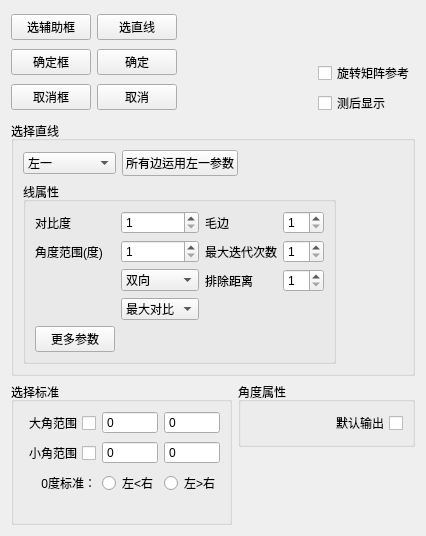
<?xml version="1.0" encoding="UTF-8"?>
<ui version="4.0">
 <class>polarWdg</class>
 <widget class="QWidget" name="polarWdg">
  <property name="geometry">
   <rect>
    <x>0</x>
    <y>0</y>
    <width>426</width>
    <height>536</height>
   </rect>
  </property>
  <property name="windowTitle">
   <string>polarWdg</string>
  </property>
  <layout class="QGridLayout" name="gridLayout_7">
   <item row="0" column="0">
    <layout class="QGridLayout" name="gridLayout_6">
     <item row="0" column="0" colspan="2">
      <layout class="QHBoxLayout" name="horizontalLayout">
       <item>
        <layout class="QVBoxLayout" name="verticalLayout_2">
         <item>
          <widget class="QPushButton" name="bt_selectAssistRect">
           <property name="toolTip">
            <string>用于快速定位到两边的直线选框</string>
           </property>
           <property name="text">
            <string>选辅助框</string>
           </property>
          </widget>
         </item>
         <item>
          <widget class="QPushButton" name="bt_ensureAssistRect">
           <property name="text">
            <string>确定框</string>
           </property>
          </widget>
         </item>
         <item>
          <widget class="QPushButton" name="bt_cancelAssistRect">
           <property name="text">
            <string>取消框</string>
           </property>
          </widget>
         </item>
        </layout>
       </item>
       <item>
        <layout class="QVBoxLayout" name="verticalLayout">
         <item>
          <widget class="QPushButton" name="bt_select">
           <property name="text">
            <string>选直线</string>
           </property>
          </widget>
         </item>
         <item>
          <widget class="QPushButton" name="bt_ensure">
           <property name="text">
            <string>确定</string>
           </property>
          </widget>
         </item>
         <item>
          <widget class="QPushButton" name="bt_cancel">
           <property name="text">
            <string>取消</string>
           </property>
          </widget>
         </item>
        </layout>
       </item>
       <item>
        <spacer name="horizontalSpacer_7">
         <property name="orientation">
          <enum>Qt::Horizontal</enum>
         </property>
         <property name="sizeHint" stdset="0">
          <size>
           <width>123</width>
           <height>20</height>
          </size>
         </property>
        </spacer>
       </item>
      </layout>
     </item>
     <item row="0" column="2">
      <layout class="QVBoxLayout" name="verticalLayout_3">
       <item>
        <spacer name="verticalSpacer_2">
         <property name="orientation">
          <enum>Qt::Vertical</enum>
         </property>
         <property name="sizeHint" stdset="0">
          <size>
           <width>20</width>
           <height>73</height>
          </size>
         </property>
        </spacer>
       </item>
       <item>
        <widget class="QCheckBox" name="cb_matrixRefer">
         <property name="text">
          <string>旋转矩阵参考</string>
         </property>
        </widget>
       </item>
       <item>
        <widget class="QCheckBox" name="cb_dispAfterDet">
         <property name="text">
          <string>测后显示</string>
         </property>
        </widget>
       </item>
      </layout>
     </item>
     <item row="1" column="0" colspan="3">
      <widget class="QGroupBox" name="groupBox_2">
       <property name="title">
        <string>选择直线</string>
       </property>
       <layout class="QGridLayout" name="gridLayout_2">
        <item row="0" column="0">
         <widget class="QComboBox" name="cb_lineIndex">
          <item>
           <property name="text">
            <string>左一</string>
           </property>
          </item>
          <item>
           <property name="text">
            <string>左二</string>
           </property>
          </item>
          <item>
           <property name="text">
            <string>右一</string>
           </property>
          </item>
          <item>
           <property name="text">
            <string>右二</string>
           </property>
          </item>
         </widget>
        </item>
        <item row="0" column="1">
         <widget class="QPushButton" name="bt_allUes0Param">
          <property name="text">
           <string>所有边运用左一参数</string>
          </property>
         </widget>
        </item>
        <item row="1" column="0" colspan="3">
         <widget class="QGroupBox" name="groupBox">
          <property name="title">
           <string>线属性</string>
          </property>
          <layout class="QGridLayout" name="gridLayout">
           <item row="0" column="1">
            <widget class="QSpinBox" name="sp_gradient">
             <property name="minimum">
              <number>1</number>
             </property>
             <property name="maximum">
              <number>255</number>
             </property>
            </widget>
           </item>
           <item row="0" column="0">
            <widget class="QLabel" name="label">
             <property name="text">
              <string>对比度</string>
             </property>
            </widget>
           </item>
           <item row="0" column="2">
            <widget class="QLabel" name="lb_step">
             <property name="text">
              <string>毛边</string>
             </property>
            </widget>
           </item>
           <item row="0" column="4">
            <widget class="QSpinBox" name="sp_step">
             <property name="minimum">
              <number>1</number>
             </property>
             <property name="maximum">
              <number>10</number>
             </property>
            </widget>
           </item>
           <item row="1" column="0">
            <widget class="QLabel" name="label_4">
             <property name="text">
              <string>角度范围(度)</string>
             </property>
            </widget>
           </item>
           <item row="1" column="1">
            <widget class="QSpinBox" name="sp_degRange">
             <property name="minimum">
              <number>1</number>
             </property>
            </widget>
           </item>
           <item row="1" column="4">
            <widget class="QSpinBox" name="sp_iteratNum">
             <property name="minimum">
              <number>1</number>
             </property>
            </widget>
           </item>
           <item row="1" column="2" colspan="2">
            <widget class="QLabel" name="lb_iteratNum">
             <property name="text">
              <string>最大迭代次数</string>
             </property>
            </widget>
           </item>
           <item row="2" column="1">
            <widget class="QComboBox" name="cb_pol">
             <item>
              <property name="text">
               <string>双向</string>
              </property>
             </item>
             <item>
              <property name="text">
               <string>黑到白</string>
              </property>
             </item>
             <item>
              <property name="text">
               <string>白到黑</string>
              </property>
             </item>
            </widget>
           </item>
           <item row="2" column="4">
            <widget class="QSpinBox" name="sp_rmDist">
             <property name="minimum">
              <number>1</number>
             </property>
            </widget>
           </item>
           <item row="3" column="1">
            <widget class="QComboBox" name="cb_first">
             <item>
              <property name="text">
               <string>最大对比</string>
              </property>
             </item>
             <item>
              <property name="text">
               <string>第一条</string>
              </property>
             </item>
            </widget>
           </item>
           <item row="2" column="2">
            <widget class="QLabel" name="lb_rmDist">
             <property name="text">
              <string>排除距离</string>
             </property>
            </widget>
           </item>
           <item row="4" column="0">
            <widget class="QPushButton" name="bt_moreParam">
             <property name="text">
              <string>更多参数</string>
             </property>
             <property name="checkable">
              <bool>true</bool>
             </property>
            </widget>
           </item>
          </layout>
         </widget>
        </item>
        <item row="1" column="3">
         <spacer name="horizontalSpacer">
          <property name="orientation">
           <enum>Qt::Horizontal</enum>
          </property>
          <property name="sizeHint" stdset="0">
           <size>
            <width>40</width>
            <height>20</height>
           </size>
          </property>
         </spacer>
        </item>
        <item row="0" column="2" colspan="2">
         <spacer name="horizontalSpacer_5">
          <property name="orientation">
           <enum>Qt::Horizontal</enum>
          </property>
          <property name="sizeHint" stdset="0">
           <size>
            <width>182</width>
            <height>20</height>
           </size>
          </property>
         </spacer>
        </item>
       </layout>
      </widget>
     </item>
     <item row="2" column="0">
      <widget class="QGroupBox" name="groupBox_3">
       <property name="title">
        <string>选择标准</string>
       </property>
       <layout class="QGridLayout" name="gridLayout_4">
        <item row="0" column="2">
         <widget class="QSpinBox" name="sp_maxAng0">
          <property name="buttonSymbols">
           <enum>QAbstractSpinBox::NoButtons</enum>
          </property>
         </widget>
        </item>
        <item row="1" column="2">
         <widget class="QSpinBox" name="sp_maxAng1">
          <property name="buttonSymbols">
           <enum>QAbstractSpinBox::NoButtons</enum>
          </property>
         </widget>
        </item>
        <item row="1" column="1">
         <widget class="QSpinBox" name="sp_minAng1">
          <property name="buttonSymbols">
           <enum>QAbstractSpinBox::NoButtons</enum>
          </property>
          <property name="maximum">
           <number>180</number>
          </property>
         </widget>
        </item>
        <item row="3" column="1">
         <spacer name="verticalSpacer">
          <property name="orientation">
           <enum>Qt::Vertical</enum>
          </property>
          <property name="sizeHint" stdset="0">
           <size>
            <width>20</width>
            <height>40</height>
           </size>
          </property>
         </spacer>
        </item>
        <item row="0" column="1">
         <widget class="QSpinBox" name="sp_minAng0">
          <property name="buttonSymbols">
           <enum>QAbstractSpinBox::NoButtons</enum>
          </property>
          <property name="maximum">
           <number>180</number>
          </property>
         </widget>
        </item>
        <item row="2" column="0">
         <widget class="QLabel" name="label_2">
          <property name="layoutDirection">
           <enum>Qt::LeftToRight</enum>
          </property>
          <property name="text">
           <string>0度标准：</string>
          </property>
          <property name="alignment">
           <set>Qt::AlignRight|Qt::AlignTrailing|Qt::AlignVCenter</set>
          </property>
         </widget>
        </item>
        <item row="2" column="1">
         <widget class="QRadioButton" name="rb_right_0">
          <property name="layoutDirection">
           <enum>Qt::LeftToRight</enum>
          </property>
          <property name="text">
           <string>左&lt;右</string>
          </property>
         </widget>
        </item>
        <item row="2" column="2">
         <widget class="QRadioButton" name="rb_left_0">
          <property name="layoutDirection">
           <enum>Qt::LeftToRight</enum>
          </property>
          <property name="text">
           <string>左&gt;右</string>
          </property>
         </widget>
        </item>
        <item row="0" column="0">
         <widget class="QCheckBox" name="cb_range0Enable">
          <property name="layoutDirection">
           <enum>Qt::RightToLeft</enum>
          </property>
          <property name="text">
           <string>大角范围</string>
          </property>
         </widget>
        </item>
        <item row="1" column="0">
         <widget class="QCheckBox" name="cb_range1Enable">
          <property name="layoutDirection">
           <enum>Qt::RightToLeft</enum>
          </property>
          <property name="text">
           <string>小角范围</string>
          </property>
         </widget>
        </item>
       </layout>
      </widget>
     </item>
     <item row="2" column="1" colspan="2">
      <layout class="QGridLayout" name="gridLayout_5">
       <item row="0" column="0">
        <widget class="QGroupBox" name="groupBox_4">
         <property name="title">
          <string>角度属性</string>
         </property>
         <layout class="QGridLayout" name="gridLayout_3">
          <item row="1" column="0">
           <widget class="QCheckBox" name="cb_defaultSig">
            <property name="layoutDirection">
             <enum>Qt::RightToLeft</enum>
            </property>
            <property name="text">
             <string>默认输出</string>
            </property>
           </widget>
          </item>
         </layout>
        </widget>
       </item>
       <item row="1" column="0">
        <spacer name="verticalSpacer_5">
         <property name="orientation">
          <enum>Qt::Vertical</enum>
         </property>
         <property name="sizeHint" stdset="0">
          <size>
           <width>20</width>
           <height>40</height>
          </size>
         </property>
        </spacer>
       </item>
      </layout>
     </item>
    </layout>
   </item>
   <item row="0" column="1">
    <spacer name="horizontalSpacer_2">
     <property name="orientation">
      <enum>Qt::Horizontal</enum>
     </property>
     <property name="sizeHint" stdset="0">
      <size>
       <width>8</width>
       <height>20</height>
      </size>
     </property>
    </spacer>
   </item>
   <item row="1" column="0">
    <spacer name="verticalSpacer_3">
     <property name="orientation">
      <enum>Qt::Vertical</enum>
     </property>
     <property name="sizeHint" stdset="0">
      <size>
       <width>20</width>
       <height>4</height>
      </size>
     </property>
    </spacer>
   </item>
  </layout>
 </widget>
 <resources/>
 <connections/>
</ui>
